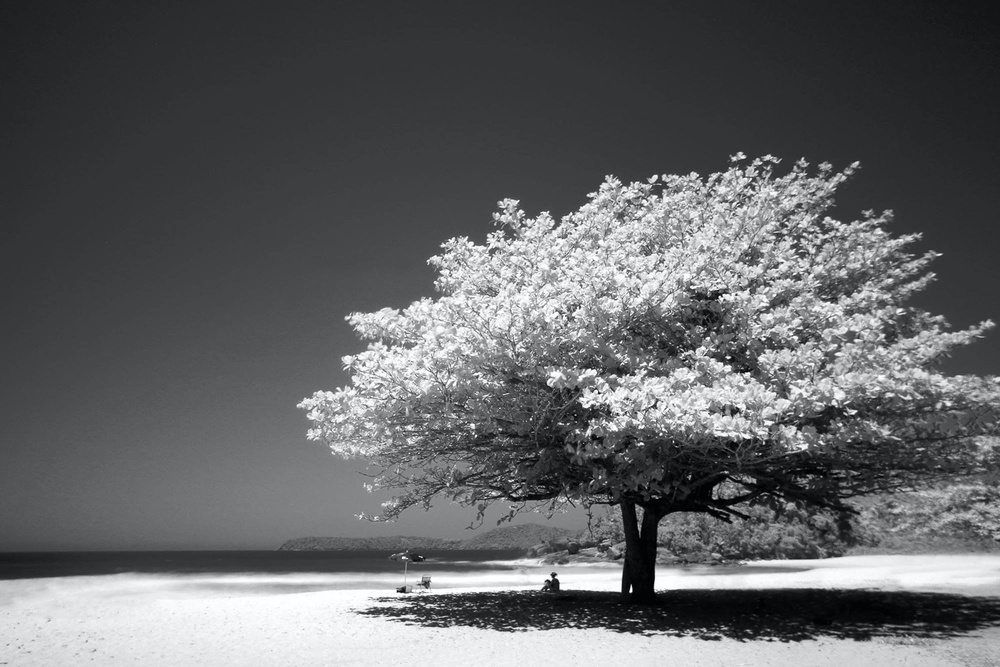
#> input picture chap142/tree.jpg, 1000 x 667 px, shrunk from 2048 x 1365 before the run
$ jupyter execute --allow-errors chap142.ipynb
#> lines starting #> are read from the running program, lines starting #| are printed output that depends on the picture; after the words box and inside, x2 and y2 are one past the last pixel; in counts of white or black regions, pixels touching at a corner belong together; long printed decimals are rounded
[cell 1]
import cv2
import numpy as np
from matplotlib import pyplot as plt

[cell 2]
img = cv2.imread('tree.jpg',0)
#> img: shape (667, 1000); min 0, max 255, mean 99.4
ret,thresh1 = cv2.threshold(img,127,255,cv2.THRESH_BINARY)
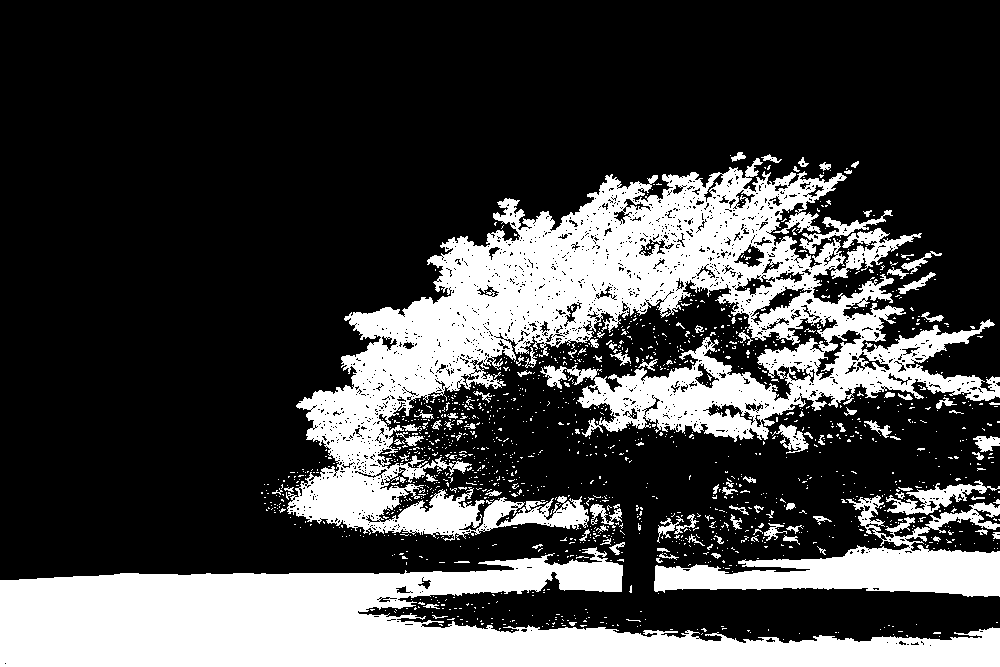
#> thresh1: shape (667, 1000); 26.9% white; 1457 white regions (1351 under 20 px), largest, box (x1, y1, x2, y2) and area: (286, 158, 1000, 541) 90826, (0, 547, 1000, 667) 62792, (654, 495, 1000, 597) 13248
ret,thresh2 = cv2.threshold(img,127,255,cv2.THRESH_BINARY_INV)

[cell 3]
ret,thresh3 = cv2.threshold(img,127,255,cv2.THRESH_TRUNC)
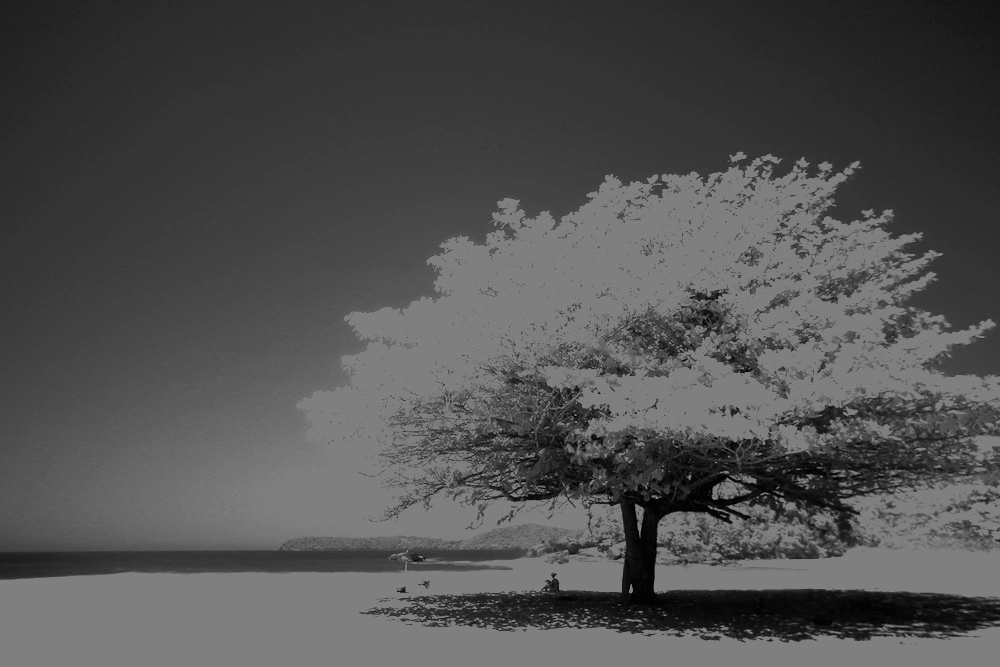
#> thresh3: shape (667, 1000); min 0, max 127, mean 80.7
ret,thresh4 = cv2.threshold(img,127,255,cv2.THRESH_TOZERO)
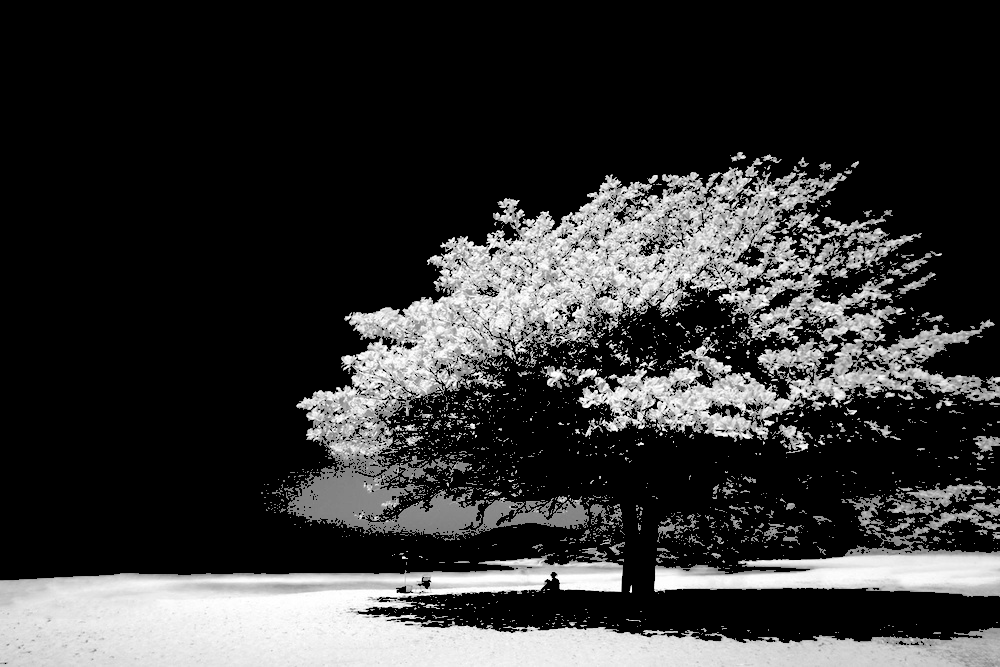
#> thresh4: shape (667, 1000); min 0, max 255, mean 52.9
ret,thresh5 = cv2.threshold(img,127,255,cv2.THRESH_TOZERO_INV)
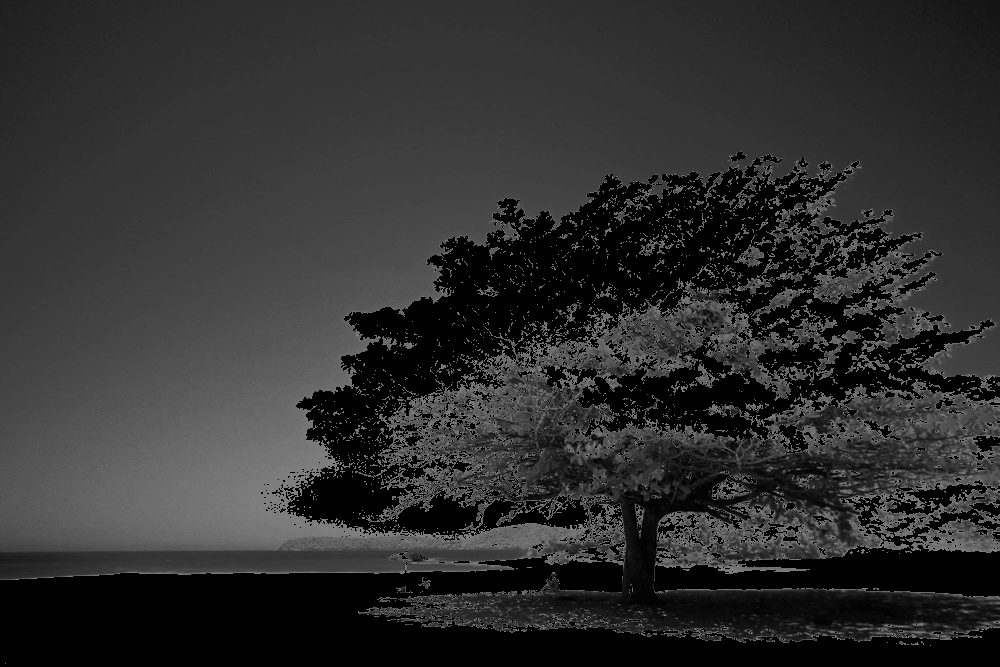
#> thresh5: shape (667, 1000); min 0, max 127, mean 46.4
titles = ['Original Image','BINARY','BINARY_INV','TRUNC','TOZERO','TOZERO_INV']
images = [img, thresh1, thresh2, thresh3, thresh4, thresh5]
plt.figure(figsize=(12, 10))
for i in range(6):
    plt.subplot(2,3,i+1),plt.imshow(images[i],'gray')
    plt.title(titles[i])
    plt.xticks([]),plt.yticks([])
plt.show()

[cell 4]
img = cv2.imread('tree.jpg ',0)
#> (the rest of this cell did not finish here and is left out)

[cell 5]
img = cv2.imread('sIMG_2180.jpg',0)
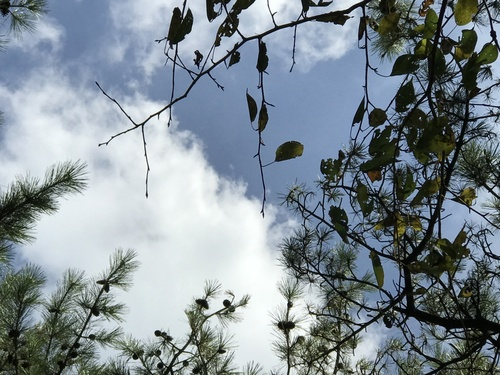
#> input picture chap142/sIMG_2180.jpg, 500 x 375 px, shrunk from 1024 x 768 before the run
#> img: shape (375, 500); min 0, max 255, mean 138.6
cv2.imwrite('graysIMG_2180.jpg', img)

# global thresholding
ret1,th1 = cv2.threshold(img,127,255,cv2.THRESH_BINARY)
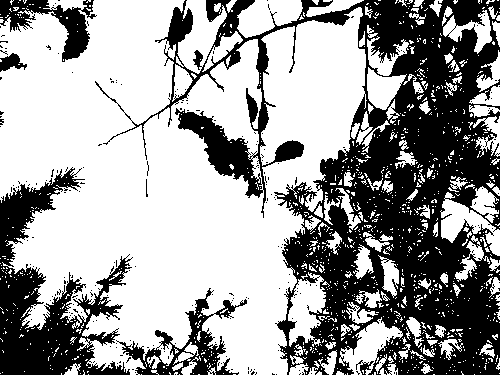
#> th1: shape (375, 500); 61.9% white; 261 black regions (254 under 20 px), largest, box (x1, y1, x2, y2) and area: (95, 0, 500, 375) 54720, (0, 167, 133, 375) 10814, (116, 288, 247, 375) 2762
# Otsu's thresholding
ret2,th2 = cv2.threshold(img,0,255,cv2.THRESH_BINARY+cv2.THRESH_OTSU)
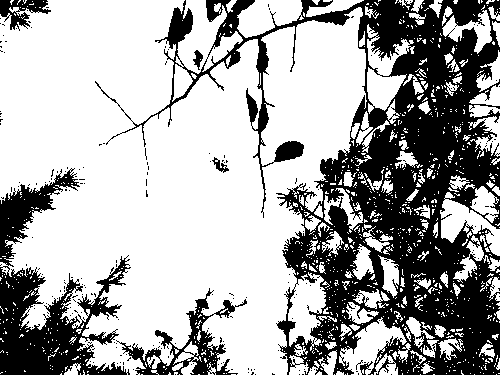
#> th2: shape (375, 500); 66.4% white; 251 black regions (244 under 20 px), largest, box (x1, y1, x2, y2) and area: (95, 0, 500, 375) 49023, (0, 168, 131, 375) 10041, (116, 288, 247, 375) 2522
#> ret2 = 117
# Otsu's thresholding after Gaussian filtering
blur = cv2.GaussianBlur(img,(5,5),0)
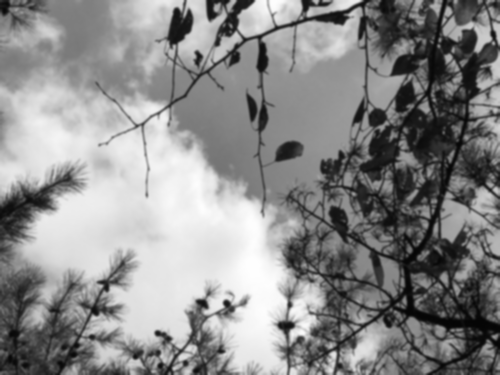
#> blur: shape (375, 500); min 5, max 254, mean 138.6
ret3,th3 = cv2.threshold(blur,0,255,cv2.THRESH_BINARY+cv2.THRESH_OTSU)
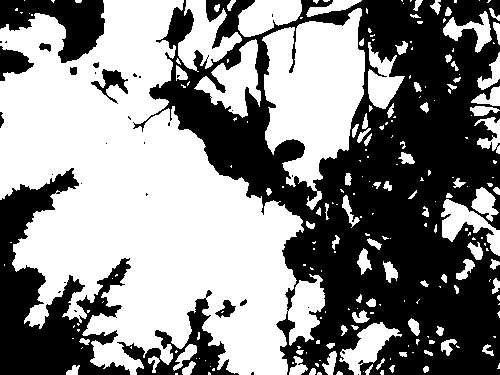
#> th3: shape (375, 500); 53.6% white; 34 black regions (22 under 20 px), largest, box (x1, y1, x2, y2) and area: (133, 0, 500, 375) 67315, (0, 168, 131, 375) 11740, (0, 0, 105, 63) 3519
#> ret3 = 134
# plot all the images and their histograms
images = [img, 0, th1,
img, 0, th2,
blur, 0, th3]
titles = ['Original Noisy Image','Histogram','Global Thresholding (v=127)',
'Original Noisy Image','Histogram',"Otsu's Thresholding",
'Gaussian filtered Image','Histogram',"Otsu's Thresholding"]
plt.figure(figsize=(12, 10))
for i in range(3):
    plt.subplot(3,3,i*3+1),plt.imshow(images[i*3],'gray')
    plt.title(titles[i*3]), plt.xticks([]), plt.yticks([])
    plt.subplot(3,3,i*3+2),plt.hist(images[i*3].ravel(),256)
    plt.title(titles[i*3+1]), plt.xticks([]), plt.yticks([])
    plt.subplot(3,3,i*3+3),plt.imshow(images[i*3+2],'gray')
    plt.title(titles[i*3+2]), plt.xticks([]), plt.yticks([])
plt.show()
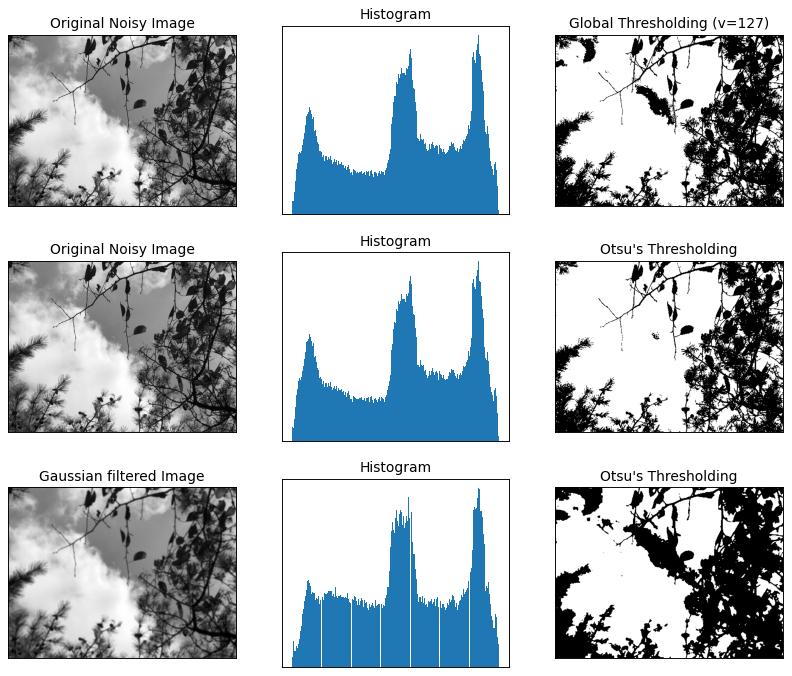
#> figure drawn by matplotlib, 9 panels

[cell 6]
img = cv2.imread('sIMG_2180.jpg',0)
blur = cv2.GaussianBlur(img,(5,5),0)
cv2.imwrite('bssIMG_2180.jpg', img)
#> Out = True
# find normalized_histogram, and its cumulative distribution function

[cell 7]
hist = cv2.calcHist([blur],[0],None,[256],[0,256])
#> hist = 256 values, max 1680 at index 229, min 0 at index 0, mean 732.4
hist_norm = hist.ravel()/hist.max()
#> hist_norm = 256 values, max 1 at index 229, min 0 at index 0, mean 0.436
Q = hist_norm.cumsum()
#> Q = 256 values from 0 to 111.6
bins = np.arange(256)
fn_min = np.inf
thresh = -1
for i in range(1,256):
    p1,p2 = np.hsplit(hist_norm,[i]) # probabilities
    q1,q2 = Q[i],Q[255]-Q[i] # cum sum of classes
    b1,b2 = np.hsplit(bins,[i]) # weights
    # finding means and variances
    m1,m2 = np.sum(p1*b1)/q1, np.sum(p2*b2)/q2
    v1,v2 = np.sum(((b1-m1)**2)*p1)/q1,np.sum(((b2-m2)**2)*p2)/q2
    # calculates the minimization function
    fn = v1*q1 + v2*q2
    if fn < fn_min:
        fn_min = fn
        thresh = i
    print(thresh,fn_min)
#> this loop made 255 passes
#> (p1, q1, q2, m1, m2, v1, v2, fn) on passes 5 to 10: ([0, 0, 0, 0, 0], 0.0595, 111.5, 0, 138.6, 0, 4581, 510999.2), ([0, 0, 0, 0, 0, 0.0595], 0.208, 111.4, 1.43, 138.8, 3.64, 4577.6, 509940.8), ([0, 0, 0, 0, 0, 0.0595, 0.149], 0.342, 111.3, 3.48, 139, 3.17, 4559.6, 507319.2), ([0, 0, 0, 0, 0, 0.0595, 0.149, 0.134], 0.435, 111.2, 4.89, 139.1, 1.79, 4542.4, 504987.7), ([0, 0, 0, 0, 0, 0.0595, 0.149, 0.134, 0.0929], 0.527, 111.1, 5.44, 139.2, 1.88, 4531.8, 503393.9), ([0, 0, 0, 0, 0, 0.0595, 0.149, 0.134, 0.0929, 0.0923], 0.648, 111, 5.72, 139.3, 2.69, 4522.7, 501833.4)
#> (q1, q2, m1, m2, v1, v2, fn, fn_min) on passes 12 to 17: (0.876, 110.7, 6.96, 139.6, 4.26, 4497.7, 498040.9, 498040.9), (1.01, 110.6, 7.49, 139.8, 5.47, 4485.4, 496088, 496088), (1.16, 110.4, 7.93, 139.9, 7.01, 4472.8, 494000.7, 494000.7), (1.37, 110.2, 8.36, 140.2, 8.98, 4458.5, 491510.5, 491510.5), (1.6, 110, 9.06, 140.4, 11.05, 4438.9, 488326.4, 488326.4), (1.87, 109.7, 9.74, 140.8, 13.12, 4417.1, 484742, 484742)
#| 5 510999.178
#| 6 509940.797
#| 7 507319.225
#| 8 504987.735
#| 9 503393.897
#| 10 501833.357
#| 11 499824.866
#| 12 498040.939
#> (further printed lines are left out)

[cell 8]
# find otsu's threshold value with OpenCV function
ret, otsu = cv2.threshold(blur,0,255,cv2.THRESH_BINARY+cv2.THRESH_OTSU)
print (thresh,ret)
#| 133 134.0
